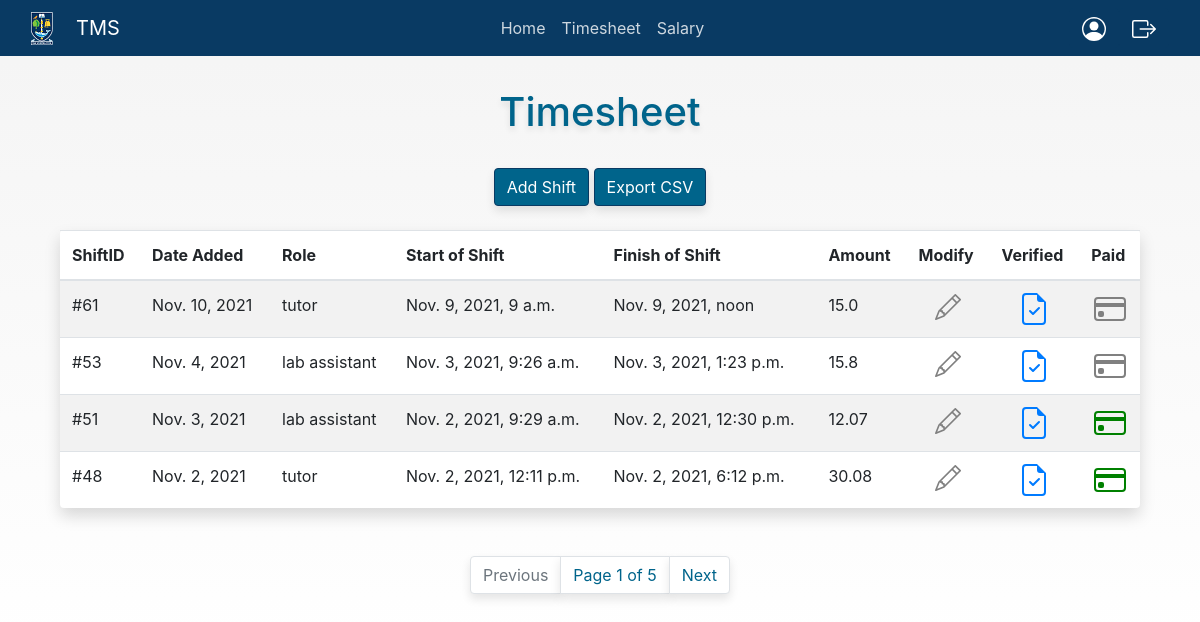
The page /shifts (signed in) on the database its author committed.
### timesheet/models.py (models this page shows, shortened)
class Shift(models.Model):
    studentID = models.ForeignKey(User, blank=True, null=True, on_delete=models.CASCADE)
    date = models.DateTimeField('Date added', auto_now_add=True)
    role = models.ForeignKey(Roles, null=True, on_delete=models.SET_NULL)
    startHour = models.DateTimeField('Time started working')
    endHour = models.DateTimeField('Time finished working')
    verified = models.BooleanField(default=False)
    paid = models.BooleanField(default=False)
    def payment(self):
        time = self.endHour - self.startHour                                 #calculate time working
        payment = round(self.role.hourlyPay * time.seconds / 60 / 60,2)      #hourlyPay * hours worked, rounded for 2 demicals
        return payment

class Roles(models.Model):
    name = models.CharField('Type of role', max_length=120)
    hourlyPay = models.IntegerField('Payment per hour for a role')
    def __str__(self):
        return self.name

### timesheet/views.py (the view, shortened to what this page needs)
# urls.py: path('shifts', views.shifts, name="shifts"),
def shifts(request):
    shifts = Shift.objects.all().order_by('-date')
    userTitle = str(request.user.userprofile.title)
    if userTitle == 'Student':
        userid = request.user.id
        p = Paginator(Shift.objects.filter(studentID=userid).order_by('-date'),4)   #filter User's shifts only
        page = request.GET.get('page')
        shiftsPerPage = p.get_page(page)
        return render(request, 'timesheet/shifts.html', {
            'shiftsPerPage': shiftsPerPage,
            })

### members/models.py (called while the page is built)
    def __str__(self):
        return self.name

### templates/timesheet/shifts.html (shortened to what this page needs)
<!DOCTYPE html>
{% extends 'timesheet/base.html' %}
{%  load static %}
    {% block content %}
    <center>
    <div class="container">
        <h1>Timesheet</h1>
            <br>
           <a class="btn btn-primary " href="{% url 'add-shift' %}" role="button">Add Shift</a> <a class="btn btn-primary" href="{% url 'shift-csv' %}" role="button">Export CSV</a>
        <br/> <br/>
        <table class="table table-striped shadow p-3 mb-5 bg-white rounded">
          <thead>
            <tr>
                <th scope="col">ShiftID</th>
                <th scope="col">Date Added</th>
                <th scope="col">Role</th>
                <th scope="col">Start of Shift</th>
                <th scope="col">Finish of Shift</th>
                <th scope="col">Amount</th>
                <th scope="col">Modify</th>
                <th scope="col">Verified</th>
                <th scope="col">Paid</th>
            </tr>
          </thead>
            {% for shift in shiftsPerPage %}
                {% if user == shift.studentID %}
                        <tr>
                            <td>
                            #{{ shift.id }}
                            </td>
                            <td>
                            {{ shift.date.date }}
                            </td>
                            <td>
                            {{ shift.role }}
                            </td>
                            <td>
                            {{ shift.startHour }}
                            </td>
                            <td>
                            {{ shift.endHour }}
                            </td>
                            <td>
                            {{ shift.payment }}
                            </td>
                            <td align="center">
                                <a href="{% url 'update-shift' shift.id %}">
                                </a>
                            </td>
                            <td align="center">
                                <a href="{% url 'verify-shift' shift.id %}">
                                </a>
                            </td>
                            <td align="center">
                                <a href="{% url 'pay-shift' shift.id %}">
                                </a>
                            </td>
                        </tr>
                {% endif %}
            {% endfor %}
        </table>
    </div>
   <nav aria-label="Page navigation example">
      <ul class="pagination justify-content-center">
        {% if shiftsPerPage.has_previous %}
            <li class="page-item"><a class="page-link" href="?page={{ shiftsPerPage.previous_page_number }}">Previous</a></li>
        {% else %}
            <li class="page-item disabled">
              <a class="page-link">Previous</a>
            </li>
        {% endif %}
          <li class="page-item"><a class="page-link" href="#">Page {{ shiftsPerPage.number }} of {{ shiftsPerPage.paginator.num_pages }}</a> </li>
        {% if shiftsPerPage.has_next %}
            <li class="page-item"><a class="page-link" href="?page={{ shiftsPerPage.next_page_number }}">Next</a></li>
        {% else %}
            <li class="page-item disabled">
              <a class="page-link">Previous</a>
            </li>
        {% endif %}
      </ul>
    </nav>
    <br/> <br/>
    </center>
    {% endblock %}

### static/css/homepage.css (style rules this page uses)
.btn-primary { background-color: #00648b; border-color: #093a63; box-shadow: 0px 5px 10px rgba(0, 0, 0, 0.1); }
.pagination > li > a { background-color: white; color: #00648b; box-shadow: 0px 5px 10px rgba(0, 0, 0, 0.1); }
body { background-image: linear-gradient(#f4f4f4, #ffffff); }
h1 { color: #00648b; text-shadow: 0px 4px 6px rgba(0, 0, 0, 0.1);; }

### rows shown on the page
Shift: id "61", date "Nov. 10, 2021", role "tutor", startHour "Nov. 9, 2021, 9 a.m.", endHour "Nov. 9, 2021, noon", payment "15.0", verified True (drawn)
Shift: id "53", date "Nov. 4, 2021", role "lab assistant", startHour "Nov. 3, 2021, 9:26 a.m.", endHour "Nov. 3, 2021, 1:23 p.m.", payment "15.8", verified True (drawn)
Shift: id "51", date "Nov. 3, 2021", role "lab assistant", startHour "Nov. 2, 2021, 9:29 a.m.", endHour "Nov. 2, 2021, 12:30 p.m.", payment "12.07", verified True (drawn)
Shift: id "48", date "Nov. 2, 2021", role "tutor", startHour "Nov. 2, 2021, 12:11 p.m.", endHour "Nov. 2, 2021, 6:12 p.m.", payment "30.08", verified True (drawn)

### other values the page prints
{{ shiftsPerPage.number }} "1"
{{ shiftsPerPage.paginator.num_pages }} "5"
